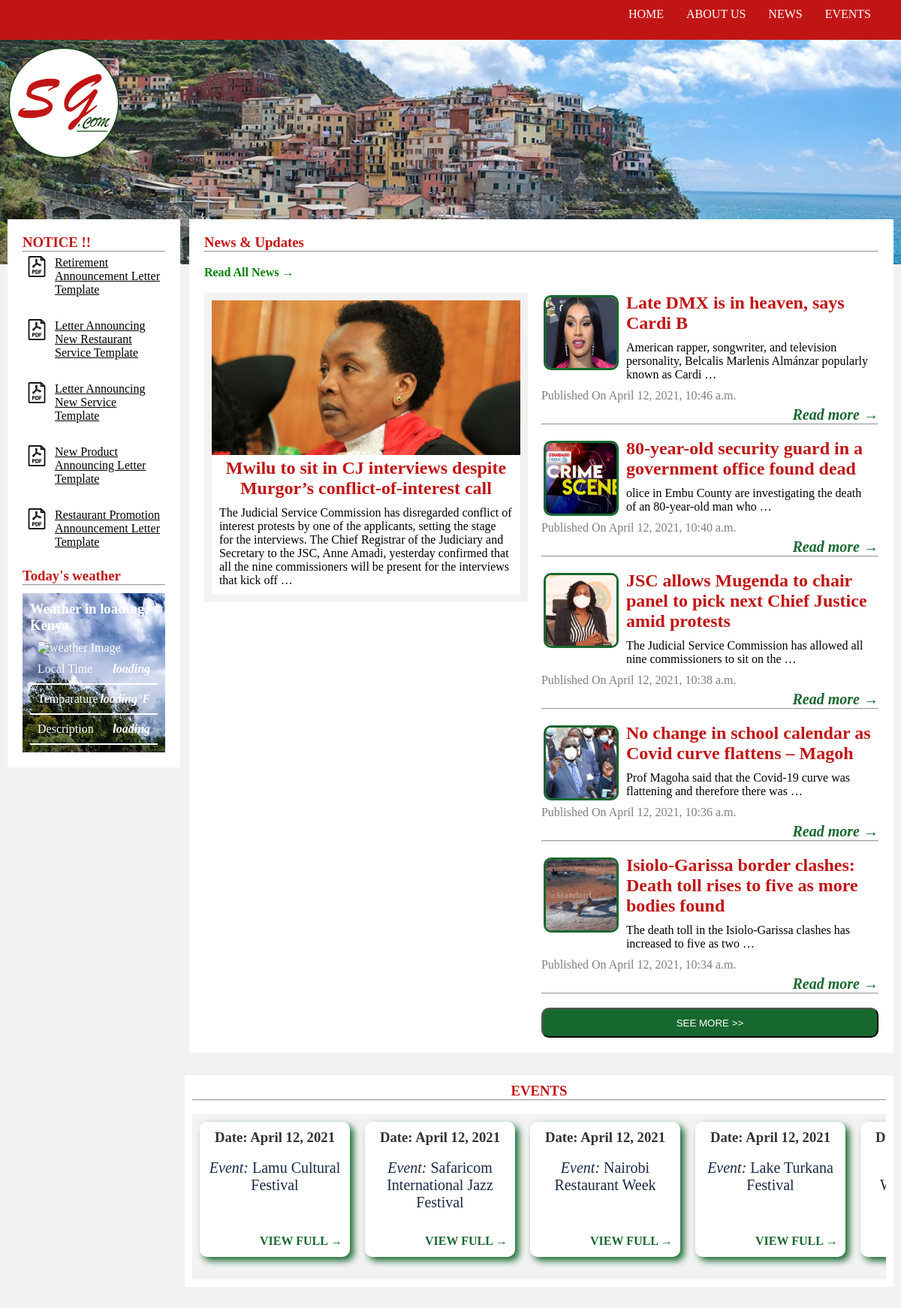
The page / on the database its author committed.
### sigoro_web_app/models.py (models this page shows, shortened)
class notices(models.Model):
    pdf_file=models.FileField(upload_to='notices',null=False)
    description=models.TextField()

class news_updates(models.Model):
    headline=models.CharField(max_length=100)
    date_time=models.DateTimeField(auto_now=True,auto_created=True)
    image=models.ImageField(upload_to='news_images',null=False)
    body=models.TextField()
    author=models.CharField(max_length=50,null=True,default='null')

class events_model(models.Model):
    date=models.DateField(auto_created=True,auto_now=True)
    location=models.CharField(max_length=20)
    headline=models.CharField(max_length=50)
    image=models.ImageField(upload_to='events_images')
    description=models.TextField(default='',null=True,)

### sigoro_web_app/views.py (the view)
# urls.py: path('',views.home_page,name='home_page'),
def home_page(request):
    notices_list = notices.objects.all()[:10]
    notices_list = reversed(notices_list)
    news = news_updates.objects.all()[:5]
    list1 = list(news_updates.objects.all())
    if list1 != []:
        item = random.choice(list1)
    else:
        item = news_updates.objects.all()[:1]
    news = reversed(news)
    event = events_model.objects.all()
    try:
        url = 'http://api.openweathermap.org/data/2.5/weather?q={}&units=imperial&appid=271d1234d3f497eed5b1d80a07b3fcd1'
        city = 'Eldama Ravine'
        r = requests.get(url.format(city)).json()
        now = datetime.now()
        city_weather = {
            'city': city,
            'time_now': now.strftime("%H:%M:%S"),
            'temperature': r["main"]["temp"],
            'description': r["weather"][0]["description"],
            'icon': r["weather"][0]["icon"],
        }
    except:
        city_weather = {
            'city': 'loading',
            'time_now': 'loading',
            'temperature': 'loading',
            'description': 'loading',
            'icon': 'loading',
        }
    context = {
        'notices': notices_list,
        'news': news,
        'item': item,
        'events': event,
        'city_weather': city_weather,
    }
    return render(request, 'home_page.html', context)

### templates/home_page.html
{% extends 'base.html' %}
{% block content %}
{% load static %}
	<div id="background-img">
		<img src="{% static 'images/sglogo.png' %}" id="logo-img">
	</div>
		<div id="content">
			<div id="columns-creator">
				<div class="row">
					<div id="columns1">
						<h3 class="secondary-color">NOTICE !!</h3>
						<hr>
						{% for notice in notices %}
						<div class="row">
							<div class="columns1_pdf">
								<img src="{% static 'images/pdf_file.png' %}" style="width:100%;">
							</div>
								<div class="columns1_pdf_desc">
									<div >
									<a href="{{notice.pdf_file.url}}" class="link_clean" download><u><p>{{notice.description}}</p></u></a>
									</div>
								</div>
							</div>
						{% endfor %}
						<h3 class="secondary-color">Today's weather</h3>
						<hr>
						<div id="weather_content">
						<h3>Weather in {{city_weather.city}}, Kenya</h3>
								<p><img src="http://openweathermap.org/img/w/{{city_weather.icon}}.png" alt="weather Image"></p>
						<p>Local Time<i>{{city_weather.time_now}}</i></p>
								<hr>
						<p>Temparature<i>{{city_weather.temperature}}°F</i></p>
								<hr>
						<p>Description<i>{{city_weather.description}}</i></p>
								<hr>
						</div>
					</div>
					<div id="columns2">
						<h3 class="secondary-color">News & Updates </h3>
						<hr>
						<br>
						<h4 ><a href="{% url 'news' %}" class="read-all">Read All News &#8594</a></h4>
						<br>
						<div id="column2_news_random">
							<div id="container0">
								<img src="{{item.image.url}}" id="container0_img">
								<a href="news_view/{{item.id}}" class="link_clean">
									<h2 class="secondary-color"><center>{{item.headline}}</center></h2>
								</a>
									<p class="container_body">{{item.body|truncatewords:50}}</p>
							</div>
						</div>
						<div id="columns2-news">
								{% for new in news %}
									<img src="{{new.image.url}}" alt="news" id="columns2-news_img">
										<a href="news_view/{{new.id}}" class="link_clean"><h2  class="secondary-color">{{new.headline}}</h2></a>
									<p class="container_body">{{new.body|truncatewords:13}}</p>
									<p id="container_date">Published On {{new.date_time}}</p>
									<a href="news_view/{{new.id}}"><p id="container_readmore"><i><b>Read more &#8594</b></i></p></a>
									<hr style="width:100%;">
									<br>
								{% endfor%}
							<a href="{% url 'news' %}"><button id="column2_news_button">SEE MORE >></button></a>
				</div>
			</div>
		</div>
						<div class="horizontal_scroll_container">
							<h3 class="secondary-color">EVENTS</h3>
							<hr>
							<br>
								<div class="scroll_container"><div class="row">
								{% for event in events %}
								<div class="items_width">
									<div class="row">
								<div class="scroll_items">
									<h3 class="home_events_date">Date: {{event.date}}</h3>
									<p class="home_events_headline"><i>Event:</i> {{event.headline}}</p>
									<a href="event_view/{{event.id}}" class="link_clean" style="float:right;height:40px;padding:5px;">
										<h4 class="primary-color-dark" >VIEW FULL &#8594</h4>
									</a>
								</div>
									</div>
								{% endfor %}
								</div>
							</div>
						</div>
						</div>
		</div>
		</div>
{% endblock %}

### sigoro_web_app/static/css/style.css (style rules this page uses)
* { margin: 0px; padding: 0px; box-sizing: border-box; }
body { background-color: #f2f2f2; box-sizing: border-box; }
.primary-color-dark { color: #17682f; }
.secondary-color { color: #c11515; }
#background-img { z-index: -1; position: relative; background-image: url('download.jpg'); background-repeat: no-repeat; height: 300px; background-size: cover; width: 100%; margin-top: 52px; }
#logo-img { width: 150px; height: 150px; object-fit: contain; margin:10px; }
#content { margin-top: -60px; margin-left: 10px; margin-right: 10px; }
#columns1 { width: 19.5%; float: left; margin-right: 1%; padding: 20px; background-color: #ffffff; overflow:hidden; display:inline; vertical-align:middle; }
#columns2 { width: 79.5%; float: left; padding: 20px; overflow:hidden; background-color: #ffffff; }
.columns1_pdf { width:20%; float:left; }
.columns1_pdf img { width:100%; padding:5px; }
.columns1_pdf_desc { width:80%; float:left; padding:5px; margin-bottom:20px; }
#columns2-news { width: 50%; float:left; }
#column2_news_random { padding:10px; margin-right:2%; width: 48%; float:left; background-color:#f2f2f2; }
#container0 { width:100%; background-color:white; margin:auto; overflow:hidden; }
#container0_img { width:100%; max-height:300px; object-fit: contain; }
.container_body { overflow:hidden; margin:10px; }
#columns2-news_img { width:100px; height:100px; object-fit:cover; float:left; margin:3px; margin-right:10px; border:3px solid #17682f; border-radius:10px; }
#container_date { opacity:0.5; }
#container_readmore { margin-top:5px; float:right; font-size:20px; color:#17682f; }
#column2_news_button { width:100%; height:40px; background-color:#17682f; color:white; border-radius:10px; }
.horizontal_scroll_container { display:block; margin-top: 30px; margin-bottom: 30px; width: 80%; float: right; background-color: white; padding:10px; text-align: center; }
.scroll_container { display:block; margin: auto; height: 220px; overflow-x: scroll; margin: auto; background-color: #f2f2f2; }
.items_width { display: flex; height:180px; }
.scroll_items { background-color: white; margin: 10px; box-shadow: 5px 5px 10px #17682f; width: 200px; height: 180px; border-radius: 10px; padding: 5px; }
.home_events_date { padding: 5px; width: 100%; opacity: 0.8; margin:auto; height: 40px; margin: auto; }
.home_events_headline { padding: 5px; color: #1b2945; width: 100%; font-size: 20px; overflow: hidden; height: 100px; }
.read-all { text-decoration: none; color: green; }
#weather_content { padding:10px; margin-top:10px; background-image: url(weather.jpg) ; background-repeat:no-repeat; color:white; }
#weather_content p { margin:10px; }
#weather_content i { float:right; font-weight: bold; }
#weather_content hr { background-color:white; border: 1px solid white; }
#weather_content img { text-align:center; display:inline; }
.row::after { content:""; clear:both; display:table; }
.link_clean { text-decoration:none; color:inherit; }

### rows shown on the page
notices: description "Retirement Announcement Letter Template"
notices: description "Letter Announcing New Restaurant Service Template"
notices: description "Letter Announcing New Service Template"
notices: description "New Product Announcing Letter Template"
notices: description "Restaurant Promotion Announcement Letter Template"
news_updates: image (picture), headline "Mwilu to sit in CJ interviews despite Murgor’s conflict-of-interest call", body "The Judicial Service Commission has disregarded conflict of interest protests by one of the applicants, setting the stage for the interviews. The Chief Registrar of the Judiciary and Secretary to the JSC, Anne Amadi, yesterday confirmed that all the nine commissioners will be present for the interviews that kick off …"
news_updates: image (picture), headline "Late DMX is in heaven, says Cardi B", body "American rapper, songwriter, and television personality, Belcalis Marlenis Almánzar popularly known as Cardi …", date_time "April 12, 2021, 10:46 a.m."
news_updates: image (picture), headline "80-year-old security guard in a government office found dead", body "olice in Embu County are investigating the death of an 80-year-old man who …", date_time "April 12, 2021, 10:40 a.m."
news_updates: image (picture), headline "JSC allows Mugenda to chair panel to pick next Chief Justice amid protests", body "The Judicial Service Commission has allowed all nine commissioners to sit on the …", date_time "April 12, 2021, 10:38 a.m."
news_updates: image (picture), headline "No change in school calendar as Covid curve flattens – Magoh", body "Prof Magoha said that the Covid-19 curve was flattening and therefore there was …", date_time "April 12, 2021, 10:36 a.m."
news_updates: image (picture), headline "Isiolo-Garissa border clashes: Death toll rises to five as more bodies found", body "The death toll in the Isiolo-Garissa clashes has increased to five as two …", date_time "April 12, 2021, 10:34 a.m."
events_model: date "April 12, 2021", headline "Lamu Cultural Festival"
events_model: date "April 12, 2021", headline "Safaricom International Jazz Festival"
events_model: date "April 12, 2021", headline "Nairobi Restaurant Week"
events_model: date "April 12, 2021", headline "Lake Turkana Festival"

### other values the page prints
{{ city_weather.city }} "loading"
{{ city_weather.time_now }} "loading"
{{ city_weather.temperature }} "loading"
{{ city_weather.description }} "loading"
